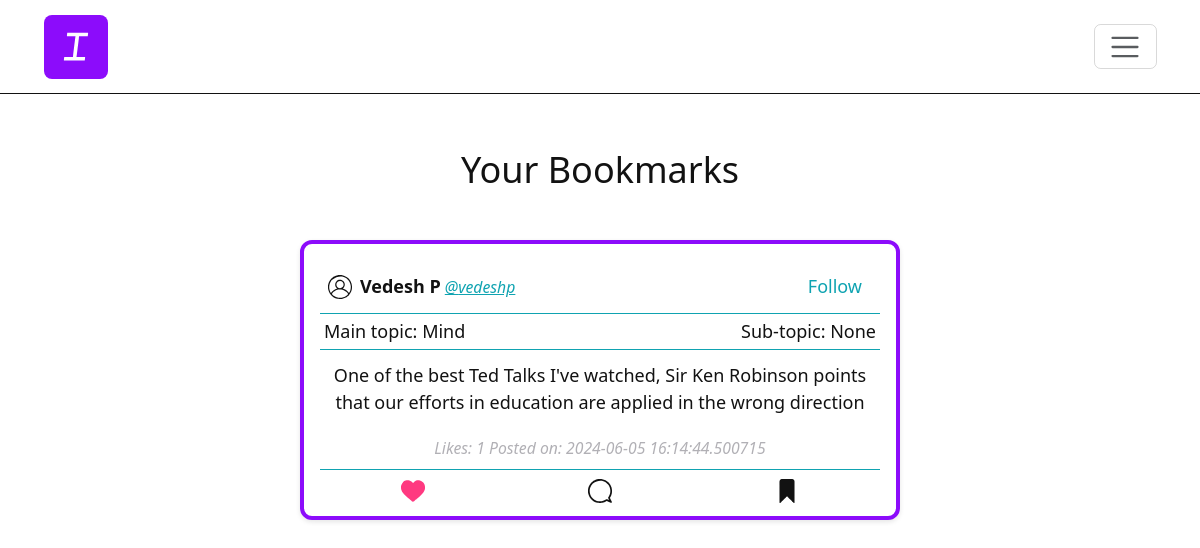
Page /bookmarks (signed in) on the earlier database version.
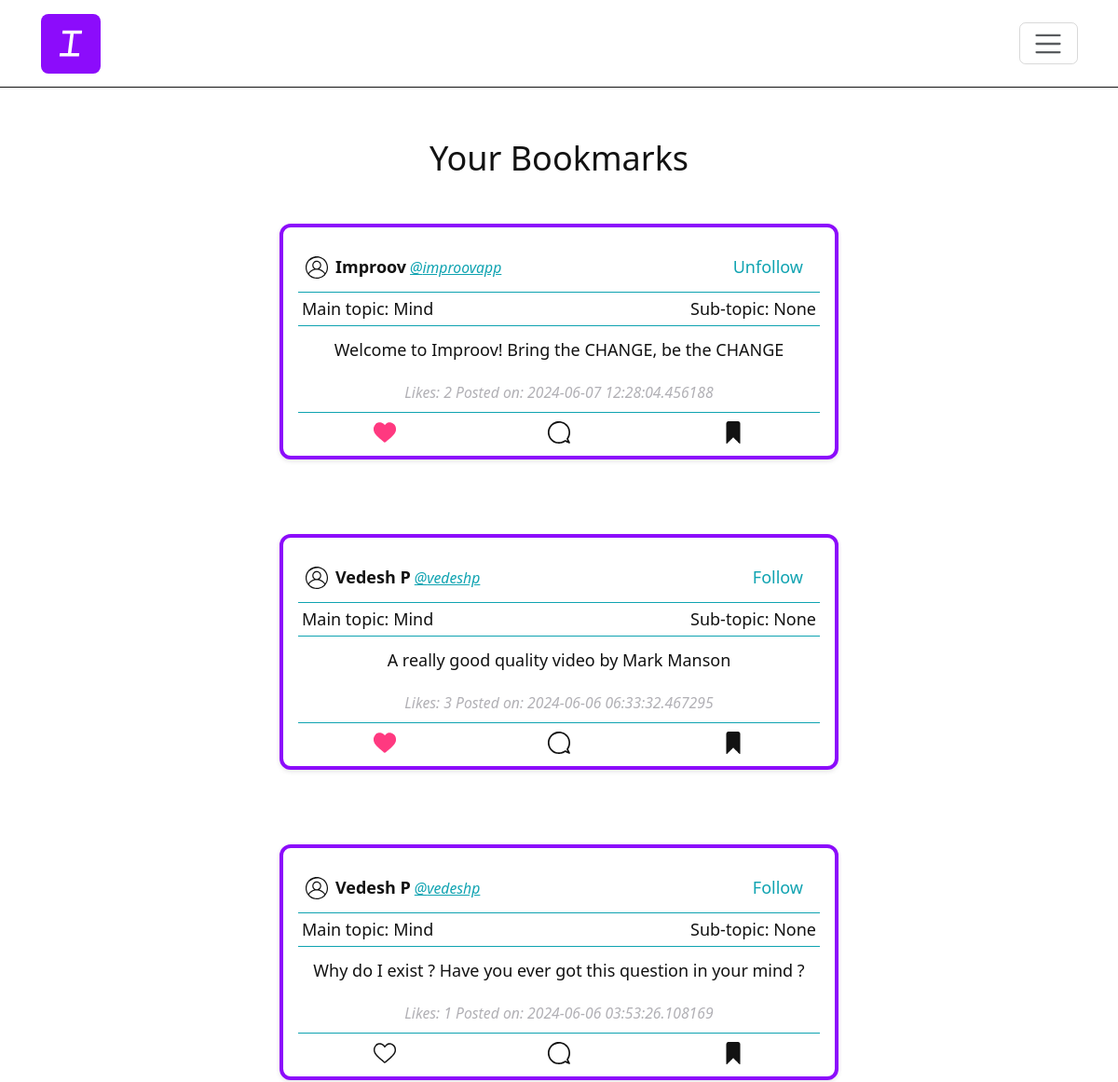
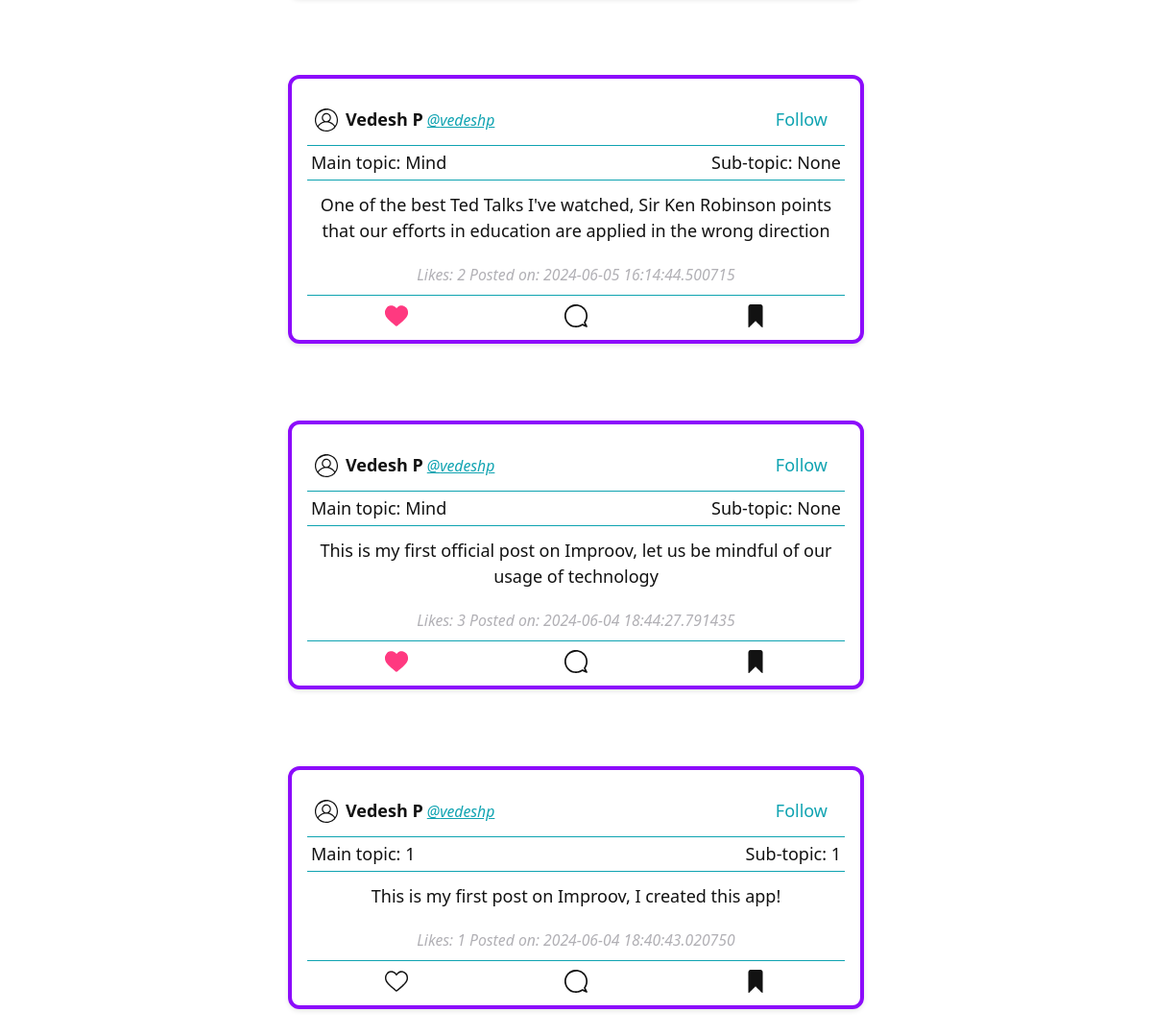
Same page on the later database version (2 pictures, top to bottom).
### tables this page shows
CREATE TABLE posts (
    id INTEGER PRIMARY KEY AUTOINCREMENT,
    user_id INTEGER NOT NULL,
    content TEXT NOT NULL,
    main_topic TEXT,
    sub_topic TEXT,
    link TEXT,
    likes INTEGER DEFAULT 0, created_at DATETIME,
    FOREIGN KEY (user_id) REFERENCES users(id)
);

CREATE TABLE users (
    id INTEGER PRIMARY KEY AUTOINCREMENT,
    username TEXT NOT NULL UNIQUE,
    password TEXT NOT NULL,
    display_name TEXT NOT NULL,
    date_of_birth DATE NOT NULL,
    email_id TEXT NOT NULL UNIQUE
);

### app.py (the view, shortened to what this page needs)
@app.route("/bookmarks", methods = ["GET", "POST"])
@login_required
def bookmarks():
    if request.method == "GET":
        user_id = session["user_id"]
        rows = db.session.execute(
            text(
                """
                SELECT posts.*,
                    users.username,
                    users.display_name,
                    CASE WHEN likes.user_id IS NOT NULL THEN 1 ELSE 0 END AS liked,
                    CASE WHEN follows.user_id IS NOT NULL THEN 1 ELSE 0 END AS followed
                FROM posts
                JOIN users ON posts.user_id = users.id
                JOIN bookmarks ON posts.id = bookmarks.post_id AND bookmarks.user_id = :current_user_id
                LEFT JOIN likes ON posts.id = likes.post_id AND likes.user_id = :current_user_id
                LEFT JOIN follows ON users.id = follows.following_user_id AND follows.user_id = :current_user_id
                ORDER BY posts.id DESC;
                """
            ), {"current_user_id": user_id}
        ).fetchall()
        modified_rows = [dict(row._mapping) for row in rows]
        return render_template("bookmarks.html", active_page = 'bookmarks', rows=modified_rows)

### app.py (called while the page is built)
@app.after_request
def after_request(response):
    response.headers["Cache-Control"] = "no-cache, no-store, must-revalidate"
    response.headers["Expires"] = 0
    response.headers["Pragma"] = "no-cache"
    return response

### helpers.py (called while the page is built)
def login_required(f):
    @wraps(f)
    def decorated_function(*args, **kwargs):
        if session.get("user_id") is None:
            return redirect("/know-more")
        return f(*args, **kwargs)
    return decorated_function

### templates/bookmarks.html (shortened to what this page needs)
{% extends "layout.html" %}
{% block main %}
<h2>Your Bookmarks</h2>
{% for row in rows %}
<div class="container-custom">
    <div class="post">
        <div class="post-initial">
                <div id="username-text"><strong>{{ row.display_name }}</strong> </div>
                <div><a href="/users/{{ row.username | urlencode }}/{{ row.user_id | urlencode}}" class="custom-color-links"><small><em>@{{ row.username }} </em></small></a></div>
                {% if row.followed %}
                <div id="follow"><button class="action-btn unfollow-btn" data-id="{{ row.user_id }}" data-type="userId">Unfollow</button></div>
                {% else %}
                <div id="follow"><button class="action-btn follow-btn" data-id="{{ row.user_id }}" data-type="userId">Follow</button></div>
                {% endif %}
        </div>
        <div class="post-initial">Main topic: {{ row.main_topic }} <div id="sub-topic">Sub-topic: {{ row.sub_topic }} </div>  </div>
        <div class="post-main">
            <p> {{ row.content }} </p>
        </div>
        <div class="post-info">
            <small><em>Likes: {{ row.likes }} </em></small>
            <small><em>Posted on: {{ row.created_at }} </em></small>
        </div>
        <div class="post-actions">
            <div class="post-icon-actions">
                {% if row.liked %}
                <button class="action-btn unlike-btn" data-id="{{ row.id }}" data-type="postId">
                </button>
                {% else %}
                <button class="action-btn like-btn" data-id="{{ row.id }}" data-type="postId">
                </button>
                {% endif %}
            </div>
            <div class="post-icon-actions">
                <form action="/replies/{{ row.id | urlencode }}/{{ row.username | urlencode }}">
                    <button class="action-btn" type="submit">
                    </button>
                </form>
            </div>
            <div class="post-icon-actions">
                <button class="action-btn unbookmark-btn" data-id="{{ row.id }}" data-type="postId">
                </button>
            </div>
        </div>
    </div>
</div>
{% endfor %}
{% endblock %}

Differences in the rows shown:
added posts: display_name "Improov", username "improovapp", main_topic "Mind", sub_topic "None", content "Welcome to Improov! Bring the CHANGE, be the CHANGE", likes "2", created_at "2024-06-07 12:28:04.456188"
added posts: display_name "Vedesh P", username "vedeshp", main_topic "Mind", sub_topic "None", content "A really good quality video by Mark Manson", likes "3", created_at "2024-06-06 06:33:32.467295"
added posts: display_name "Vedesh P", username "vedeshp", main_topic "Mind", sub_topic "None", content "Why do I exist ? Have you ever got this question in your mind ?", likes "1", created_at "2024-06-06 03:53:26.108169"
changed posts (number 4 of 6 on the later page): likes "1" → "2"
now on this page (row edited): posts: display_name "Vedesh P", username "vedeshp", main_topic "Mind", sub_topic "None", content "This is my first official post on Improov, let us be mindful of our usage of technology", likes "3", created_at "2024-06-04 18:44:27.791435"
now on this page (row edited): posts: display_name "Vedesh P", username "vedeshp", main_topic "1", sub_topic "1", content "This is my first post on Improov, I created this app!", likes "1", created_at "2024-06-04 18:40:43.020750"
